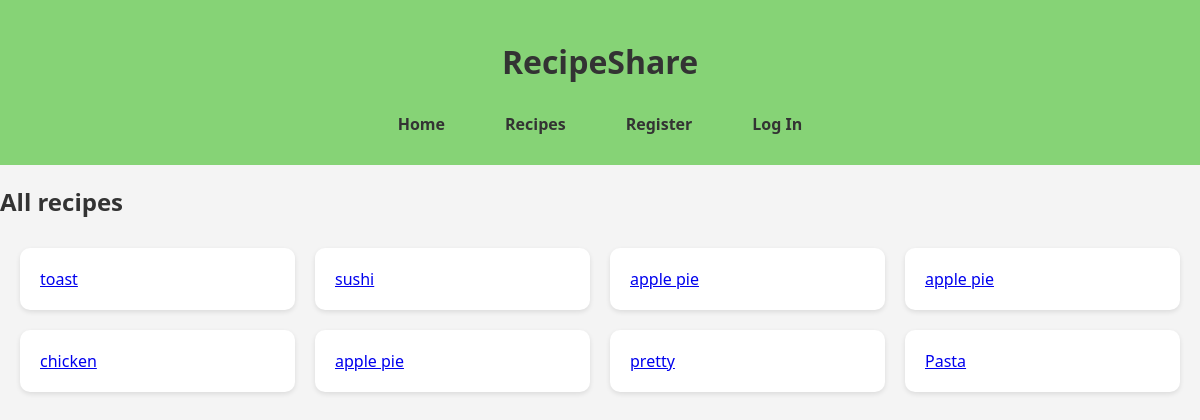
Page /recipes on the committed database.
### models.py (models this page shows, shortened)
class Recipe(db.Model):
    __tablename__ = 'recipes'
    recipe_id = db.mapped_column(db.Integer, primary_key=True)
    recipe_name = db.mapped_column(db.String(500))
    ingredients = db.mapped_column(db.String(1000))
    method = db.mapped_column(db.String(5000))
    total_time = db.mapped_column(db.Integer)
    date_added = db.mapped_column(db.DateTime, default=datetime.now(timezone.utc))
    chef_id = db.mapped_column(db.Integer, db.ForeignKey('users.user_id'), nullable=False)
    cuisine_id = db.mapped_column(db.Integer, db.ForeignKey('cuisines.cuisine_id'), nullable=False)
    chef = db.relationship('User', back_populates='recipes')
    cuisine = db.relationship('Cuisine', back_populates='recipes')
    favorites = db.relationship('Favorite', back_populates='recipe')

### app.py (the view)
@app.route('/recipes')
def recipe_list():
    return render_template('recipe_list.html', recipes = Recipe.query.all())#

### templates/recipe_list.html
{% extends 'base.html' %}
{% block content %}
    <h2>All recipes</h2>
    <ul class="card-list">
        {% for recipe in recipes %}
        <li>
            <a href="{{ url_for('recipe', recipe_id=recipe.recipe_id) }}">{{ recipe.recipe_name }}</a>
        </li>
        {% endfor %}
    </ul>
{% endblock %}

### static/style.css (style rules this page uses)
* { box-sizing: border-box; }
body { padding: 0; font-family: 'Segoe UI', Tahoma, Geneva, Verdana, sans-serif; background-color: #f4f4f4; margin: 0px; }
h1, h2, h3, h4, h5, h6, p { margin: 20px 0; color: #333; }
ul.card-list { list-style-type: none; display: flex; flex-wrap: wrap; margin: 10px; padding: 0; }
ul.card-list li { background-color: #fff; border-radius: 10px; box-shadow: 0 2px 5px rgba(0,0,0,0.1); margin: 10px; padding: 20px; flex: 1 1 calc(25% - 20px); transition: transform 0.2s, box-shadow 0.2s; }

### rows in the picture
Recipe: recipe_name "toast"
Recipe: recipe_name "sushi"
Recipe: recipe_name "apple pie"
Recipe: recipe_name "apple pie"
Recipe: recipe_name "chicken"
Recipe: recipe_name "apple pie"
Recipe: recipe_name "pretty"
Recipe: recipe_name "Pasta"
